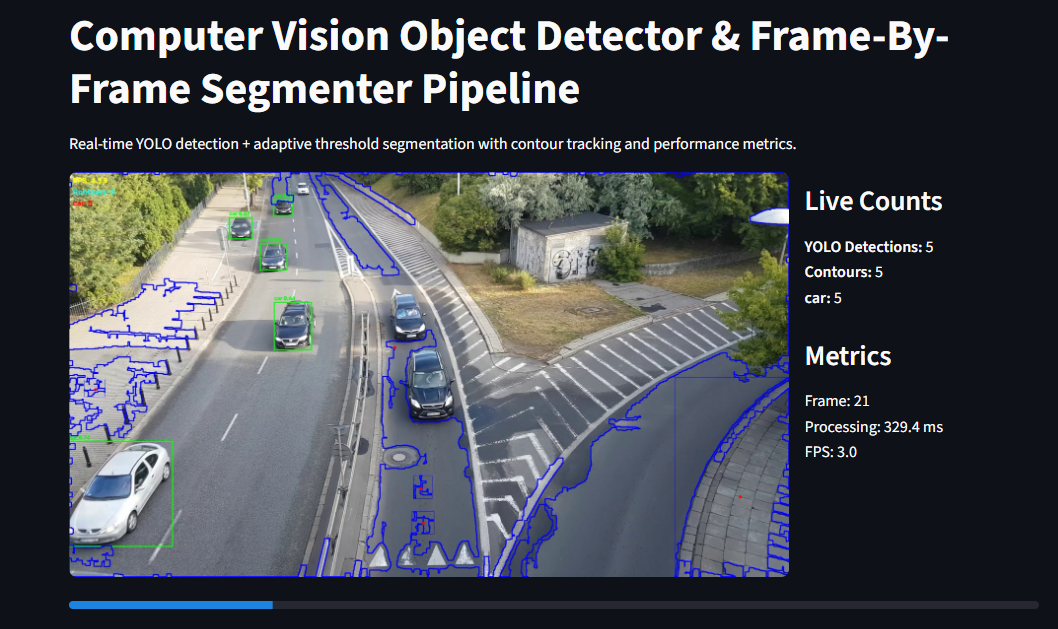
#> input picture img.png, 1058 x 629 px
$ python -i segmenter.py   (imports and definitions only)
#> lines starting #> are read from the running program, lines starting #| are printed output that depends on the picture; after the words box and inside, x2 and y2 are one past the last pixel; in counts of white or black regions, pixels touching at a corner belong together
#> further down, picture is the input picture: shape (629, 1058, 3); mean B, G, R 78.7, 73.1, 69.5
import cv2
def segment_frame(frame,
                  gaussian_kernel=(5, 5),
                  gaussian_sigma=0,
                  adaptive_block_size=11,
                  adaptive_C=2,
                  morph_kernel=(5, 5),
                  min_contour_area=500):
    """
    Apply Gaussian blur, adaptive threshold, morphological closing,
    then extract contours filtered by area.
    """
#> called with gaussian_kernel = (5, 5), gaussian_sigma = 0, adaptive_block_size = 11, adaptive_C = 2, morph_kernel = (5, 5), min_contour_area = 500
    gray = cv2.cvtColor(frame, cv2.COLOR_BGR2GRAY)
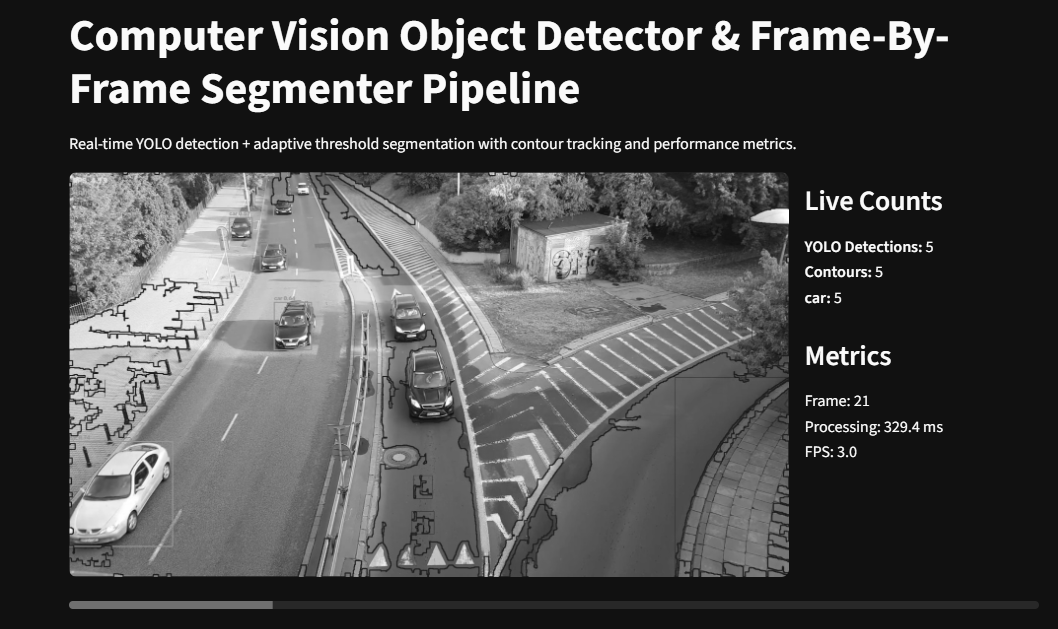
#> gray: shape (629, 1058); min 15, max 255, mean 72.8
    # Gaussian filter
    blur = cv2.GaussianBlur(gray, gaussian_kernel, gaussian_sigma)
    # Adaptive threshold matrix
    thresh = cv2.adaptiveThreshold(
        blur, 255,
        cv2.ADAPTIVE_THRESH_GAUSSIAN_C,
        cv2.THRESH_BINARY_INV,
        adaptive_block_size,
        adaptive_C
    )
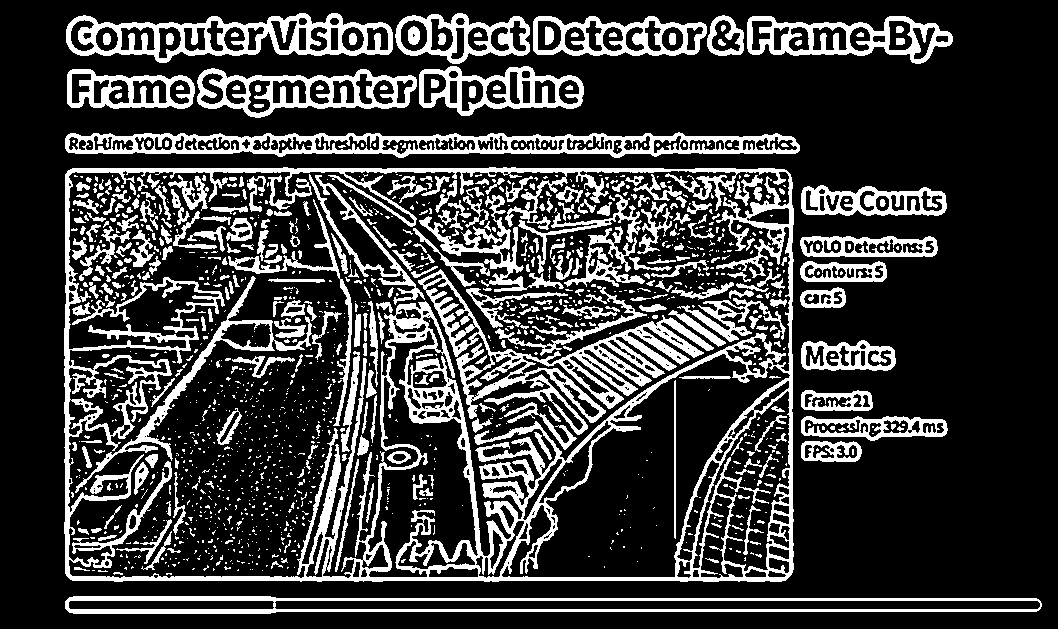
#> thresh: shape (629, 1058); 22.9% white; 1462 white regions (1096 under 20 px), largest, box (x1, y1, x2, y2) and area: (64, 167, 794, 582) 43233, (418, 269, 714, 435) 9482, (65, 132, 800, 158) 8696
    # Morphological closing
    kernel = cv2.getStructuringElement(cv2.MORPH_RECT, morph_kernel)
    morph = cv2.morphologyEx(thresh, cv2.MORPH_CLOSE, kernel)
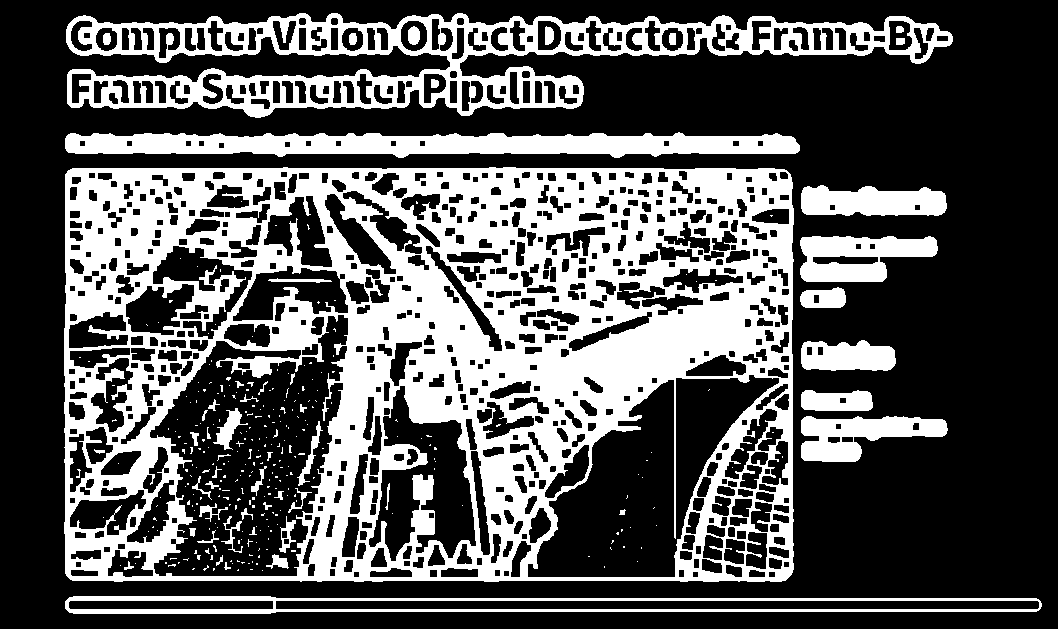
#> morph: shape (629, 1058); 33.8% white; 320 white regions (267 under 20 px)
    # Find contours
    contours, _ = cv2.findContours(
        morph, cv2.RETR_EXTERNAL, cv2.CHAIN_APPROX_SIMPLE
    )
#> contours = 10 contours; largest, box (x1, y1, x2, y2) and area: (64, 167, 794, 582) 299531, (66, 13, 953, 118) 45384, (65, 596, 1042, 614) 13469, (65, 132, 800, 158) 13090, (800, 236, 938, 282) 4508

    filtered_contours = []
    for cnt in contours:
        area = cv2.contourArea(cnt)
        if area >= min_contour_area:
            x, y, w, h = cv2.boundingRect(cnt)
            M = cv2.moments(cnt)
            if M["m00"] != 0:
                cx = int(M["m10"] / M["m00"])
                cy = int(M["m01"] / M["m00"])
            else:
                cx, cy = x + w // 2, y + h // 2

            filtered_contours.append({
                "contour": cnt,
                "bbox": [x, y, w, h],
                "centroid": (cx, cy),
                "area": area
            })
#> this loop made 10 passes
#> (area, x, y, w, h, cx, cy) on passes 1 to 10: (13469, 65, 596, 977, 18, 529, 604), (3886.5, 801, 416, 147, 46, 859, 434), (1240.5, 801, 390, 72, 21, 836, 400), (2317, 801, 340, 95, 31, 846, 356), (747.5, 800, 287, 46, 21, 823, 298), (4508.5, 800, 236, 138, 46, 856, 256), (3496.5, 801, 185, 146, 31, 871, 201), (299531, 64, 167, 730, 415, 428, 374), (13089.5, 65, 132, 735, 26, 428, 144), (45384, 66, 13, 887, 105, 436, 56)
#> after the loop, filtered_contours = 10 items

    return morph, filtered_contours

>>> import cv2
>>> picture = cv2.imread('../img.png')
>>> result = segment_frame(picture)
